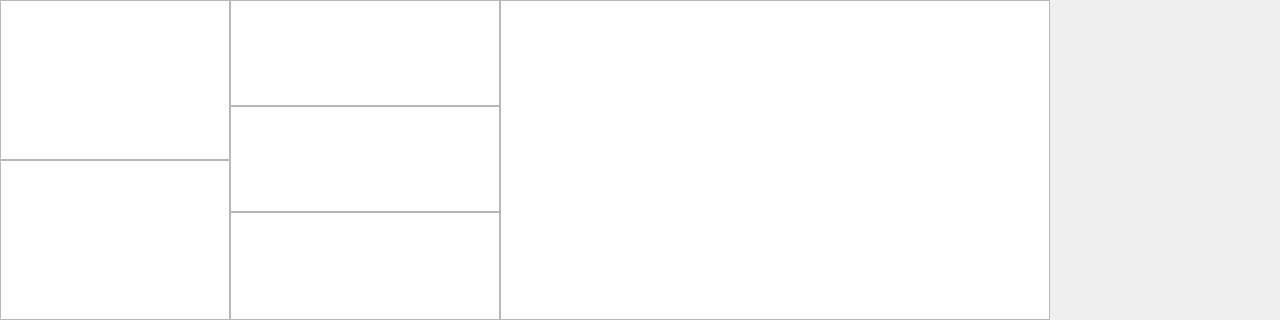
<?xml version="1.0" encoding="UTF-8"?>
<ui version="4.0">
 <class>NewSettingWindow</class>
 <widget class="QDialog" name="NewSettingWindow">
  <property name="geometry">
   <rect>
    <x>0</x>
    <y>0</y>
    <width>1280</width>
    <height>320</height>
   </rect>
  </property>
  <widget class="QGraphicsView" name="return_gview">
   <property name="geometry">
    <rect>
     <x>0</x>
     <y>0</y>
     <width>230</width>
     <height>160</height>
    </rect>
   </property>
  </widget>
  <widget class="QGraphicsView" name="home_gview">
   <property name="geometry">
    <rect>
     <x>0</x>
     <y>160</y>
     <width>230</width>
     <height>160</height>
    </rect>
   </property>
  </widget>
  <widget class="QGraphicsView" name="device_gview">
   <property name="geometry">
    <rect>
     <x>230</x>
     <y>0</y>
     <width>270</width>
     <height>106</height>
    </rect>
   </property>
  </widget>
  <widget class="QGraphicsView" name="alert_settings_gview">
   <property name="geometry">
    <rect>
     <x>230</x>
     <y>106</y>
     <width>270</width>
     <height>106</height>
    </rect>
   </property>
  </widget>
  <widget class="QGraphicsView" name="general_settings_gview">
   <property name="geometry">
    <rect>
     <x>230</x>
     <y>212</y>
     <width>270</width>
     <height>108</height>
    </rect>
   </property>
  </widget>
  <widget class="QTableView" name="listtable">
   <property name="geometry">
    <rect>
     <x>500</x>
     <y>0</y>
     <width>550</width>
     <height>320</height>
    </rect>
   </property>
  </widget>
  <widget class="QLabel" name="device_label">
   <property name="geometry">
    <rect>
     <x>330</x>
     <y>45</y>
     <width>160</width>
     <height>71</height>
    </rect>
   </property>
  </widget>
  <widget class="QLabel" name="alert_label">
   <property name="geometry">
    <rect>
     <x>330</x>
     <y>145</y>
     <width>160</width>
     <height>71</height>
    </rect>
   </property>
  </widget>
  <widget class="QLabel" name="general_label">
   <property name="geometry">
    <rect>
     <x>330</x>
     <y>255</y>
     <width>160</width>
     <height>71</height>
    </rect>
   </property>
  </widget>
  <widget class="QLabel" name="home_label">
   <property name="geometry">
    <rect>
     <x>53</x>
     <y>275</y>
     <width>121</width>
     <height>40</height>
    </rect>
   </property>
  </widget>
  <widget class="QLabel" name="return_label">
   <property name="geometry">
    <rect>
     <x>53</x>
     <y>115</y>
     <width>121</width>
     <height>40</height>
    </rect>
   </property>
  </widget>
 </widget>
 <layoutdefault spacing="0" margin="0"/>
 <resources/>
 <connections/>
</ui>
